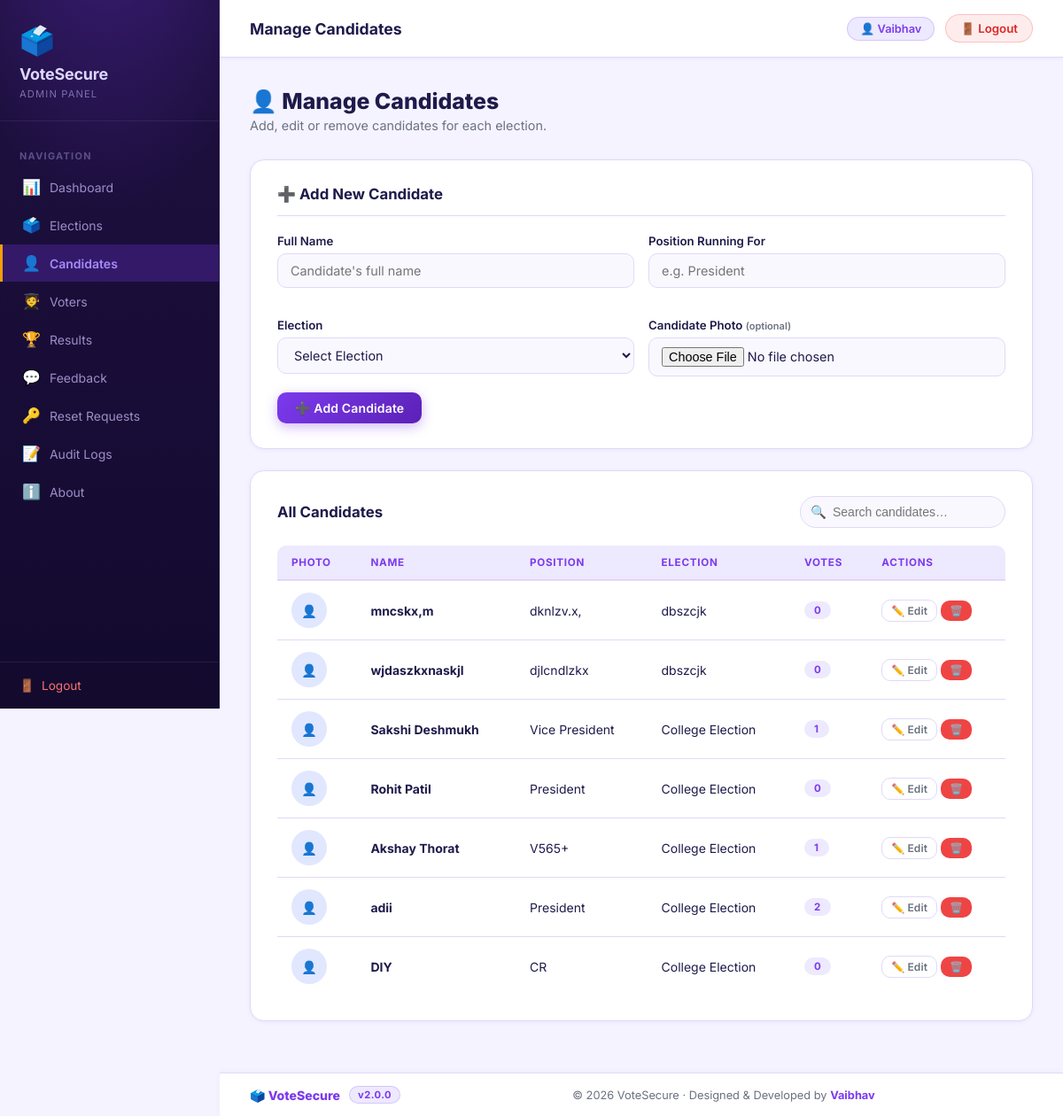
Screenshot of /admin/manage_candidates.php (signed in) with the database file from the repository.
### tables this page shows
CREATE TABLE `candidates` (
  `id` int(11) NOT NULL,
  `name` varchar(100) NOT NULL,
  `position` varchar(100) NOT NULL,
  `election_id` int(11) NOT NULL,
  `image` varchar(255) DEFAULT NULL
);

CREATE TABLE `elections` (
  `id` int(11) NOT NULL,
  `title` varchar(255) NOT NULL,
  `type` varchar(100) NOT NULL,
  `start_date` date NOT NULL,
  `end_date` date NOT NULL,
  `status` varchar(20) DEFAULT 'Inactive',
  `winner_id` int(11) DEFAULT NULL
);

### admin/manage_candidates.php (the view, shortened to what this page needs)
<?php
include("../config/database.php");
$candidates = $conn->query(
    "SELECT c.*, e.title as election_title,
            (SELECT COUNT(*) FROM votes WHERE candidate_id=c.id) as vote_count
     FROM candidates c
     JOIN elections e ON c.election_id=e.id
     ORDER BY c.id DESC"
)->fetch_all(MYSQLI_ASSOC);
$edit_data = null;
include("includes/header.php");
?>
<h1 class="page-title">👤 Manage Candidates</h1>
<p class="page-subtitle">Add, edit or remove candidates for each election.</p>
<div class="card">
    <div class="card-title"><?php echo $edit_data ? '✏️ Edit Candidate' : '➕ Add New Candidate'; ?></div>
    <?php if($edit_data): ?>
    <form method="POST">
        <input type="hidden" name="id" value="<?php echo $edit_data['id']; ?>">
        <div class="form-grid">
            <div class="form-group">
                <label for="edit_name">Full Name</label>
                <input type="text" id="edit_name" name="name" required
                       value="<?php echo htmlspecialchars($edit_data['name']); ?>">
            </div>
            <div class="form-group">
                <label for="edit_position">Position</label>
                <input type="text" id="edit_position" name="position" required
                       value="<?php echo htmlspecialchars($edit_data['position']); ?>">
            </div>
        </div>
        <button name="update_candidate" class="btn btn-primary">💾 Save Changes</button>
        <a href="manage_candidates.php" class="btn btn-outline" style="margin-left:8px;">Cancel</a>
    </form>
    <?php else: ?>
    <form method="POST" enctype="multipart/form-data">
        <div class="form-grid">
            <div class="form-group">
                <label for="name">Full Name</label>
                <input type="text" id="name" name="name" placeholder="Candidate's full name" required>
            </div>
            <div class="form-group">
                <label for="position">Position Running For</label>
                <input type="text" id="position" name="position" placeholder="e.g. President" required>
            </div>
            <div class="form-group">
                <label for="election_id">Election</label>
                <select id="election_id" name="election_id" required>
                    <option value="">Select Election</option>
                </select>
            </div>
            <div class="form-group">
                <label for="image">Candidate Photo <small class="text-muted">(optional)</small></label>
                <input type="file" id="image" name="image" accept="image/*">
            </div>
        </div>
        <button name="add_candidate" class="btn btn-primary">➕ Add Candidate</button>
    </form>
    <?php endif; ?>
</div>
<div class="card">
    <div class="actions-row">
        <div class="card-title" style="margin:0;border:none;padding:0;">All Candidates</div>
        <div class="search-bar">
            <span class="search-icon">🔍</span>
            <input type="text" id="searchBox" placeholder="Search candidates…">
        </div>
    </div>
    <div class="table-wrap">
        <table class="data-table" id="candidateTable">
            <thead>
                <tr>
                    <th>Photo</th><th>Name</th><th>Position</th>
                    <th>Election</th><th>Votes</th><th>Actions</th>
                </tr>
            </thead>
            <tbody>
            <?php if(empty($candidates)): ?>
                <tr><td colspan="6" style="text-align:center;color:#64748b;padding:24px;">No candidates yet.</td></tr>
            <?php else: ?>
            <?php foreach($candidates as $row): ?>
                <tr>
                    <td>
                        <?php if(!empty($row['image'])): ?>
                            <div style="width:40px;height:40px;border-radius:50%;background:#e0e7ff;display:none;align-items:center;justify-content:center;">👤</div>
                        <?php else: ?>
                            <div style="width:40px;height:40px;border-radius:50%;background:#e0e7ff;display:flex;align-items:center;justify-content:center;">👤</div>
                        <?php endif; ?>
                    </td>
                    <td><strong><?php echo htmlspecialchars($row['name']); ?></strong></td>
                    <td><?php echo htmlspecialchars($row['position']); ?></td>
                    <td><?php echo htmlspecialchars($row['election_title']); ?></td>
                    <td><span class="badge badge-info"><?php echo $row['vote_count']; ?></span></td>
                    <td>
                        <a href="?edit=<?php echo $row['id']; ?>" class="btn btn-outline btn-xs">✏️ Edit</a>
                        <a href="?delete=<?php echo $row['id']; ?>"
                           class="btn btn-danger btn-xs"
                           onclick="return confirm('Delete this candidate?')">🗑️</a>
                    </td>
                </tr>
            <?php endforeach; ?>
            <?php endif; ?>
            </tbody>
        </table>
    </div>
</div>
<?php include("includes/footer.php"); ?>

### assets/css/admin.css (style rules this page uses)
:root { --primary: #7c3aed; --primary-dark: #6d28d9; --primary-deeper: #5b21b6; --primary-light: #ede9fe; --primary-glow: rgba(124, 58, 237, .22); --accent: #f59e0b; --accent-dark: #d97706; --accent-light: #fef3c7; --success: #10b981; --success-dark: #059669; --danger: #ef4444; --danger-dark: #dc2626; --warning: #f59e0b; --sidebar-bg: #1e1040; --sidebar-w: 248px; --text-main: #1e1b4b; --text-muted: #6b7280; --bg-page: #f5f3ff; --bg-card: #ffffff; --border: #e0d9f7; --radius-sm: 10px; --radius-md: 16px; --radius-lg: 22px; --shadow-sm: 0 1px 4px rgba(124, 58, 237, .08); --shadow-md: 0 4px 18px rgba(124, 58, 237, .13); --shadow-lg: 0 12px 44px rgba(124, 58, 237, .18); --transition: 0.22s ease; }
*, *::before, *::after { box-sizing: border-box; margin: 0; padding: 0; }
body { font-family: 'Inter', Arial, sans-serif; background: var(--bg-page); color: var(--text-main); min-height: 100vh; display: flex; }
a { color: var(--primary); text-decoration: none; }
.page-title { font-size: 1.55rem; font-weight: 800; color: var(--text-main); margin-bottom: 4px; }
.page-subtitle { font-size: .9rem; color: var(--text-muted); margin-bottom: 30px; }
.card { background: var(--bg-card); border: 1px solid var(--border); border-radius: var(--radius-md); padding: 28px 30px; box-shadow: var(--shadow-sm); margin-bottom: 24px; }
.card-title { font-size: 1.05rem; font-weight: 700; color: var(--text-main); margin-bottom: 20px; padding-bottom: 14px; border-bottom: 1px solid var(--border); display: flex; align-items: center; gap: 8px; }
.form-grid { display: grid; grid-template-columns: 1fr 1fr; gap: 16px; }
.form-group { margin-bottom: 18px; }
.form-group label { display: block; font-size: .83rem; font-weight: 600; color: var(--text-main); margin-bottom: 6px; }
.form-group input, .form-group textarea, .form-group select { width: 100%; padding: 10px 14px; border: 1.5px solid var(--border); border-radius: var(--radius-sm); font-size: .9rem; font-family: inherit; color: var(--text-main); background: #faf8ff; transition: border-color var(--transition), box-shadow var(--transition); outline: none; }
.btn { display: inline-flex; align-items: center; gap: 6px; padding: 9px 20px; border-radius: var(--radius-sm); font-size: .875rem; font-weight: 600; cursor: pointer; border: none; text-decoration: none; transition: background var(--transition), transform var(--transition), box-shadow var(--transition); font-family: inherit; letter-spacing: .01em; }
.btn-primary { background: linear-gradient(135deg, var(--primary), var(--primary-deeper)); color: #fff; box-shadow: 0 4px 14px rgba(124, 58, 237, .35); }
.btn-danger { background: var(--danger); color: #fff; }
.btn-outline { background: transparent; border: 1.5px solid var(--border); color: var(--text-muted); }
.btn-xs { padding: 4px 10px; font-size: .75rem; }
.table-wrap { overflow-x: auto; border-radius: var(--radius-sm); }
table.data-table { width: 100%; border-collapse: collapse; font-size: .875rem; }
table.data-table th { background: var(--primary-light); padding: 12px 16px; text-align: left; font-size: .73rem; font-weight: 700; color: var(--primary); text-transform: uppercase; letter-spacing: .06em; border-bottom: 2px solid rgba(124, 58, 237, .15); }
table.data-table td { padding: 13px 16px; border-bottom: 1px solid var(--border); color: var(--text-main); vertical-align: middle; }
table.data-table tr:last-child td { border-bottom: none; }
.badge { display: inline-block; padding: 3px 11px; border-radius: 50px; font-size: .72rem; font-weight: 700; text-transform: uppercase; letter-spacing: .04em; }
.badge-info { background: var(--primary-light); color: var(--primary); }
.search-bar { position: relative; max-width: 300px; }
.search-bar input { width: 100%; padding: 9px 13px 9px 36px; border: 1.5px solid var(--border); border-radius: 50px; font-size: .875rem; outline: none; transition: border-color var(--transition), box-shadow var(--transition); background: #faf8ff; }
.search-bar .search-icon { position: absolute; left: 12px; top: 50%; transform: translateY(-50%); color: var(--text-muted); font-size: .9rem; }
.actions-row { display: flex; align-items: center; justify-content: space-between; gap: 12px; margin-bottom: 20px; flex-wrap: wrap; }
.text-muted { color: var(--text-muted); }

### rows the page displays
candidates: name "mncskx,m", position "dknlzv.x,", election.title "dbszcjk", vote_count "0"
candidates: name "wjdaszkxnaskjl", position "djlcndlzkx", election.title "dbszcjk", vote_count "0"
candidates: name "Sakshi Deshmukh", position "Vice President", election.title "College Election", vote_count "1"
candidates: name "Rohit Patil", position "President", election.title "College Election", vote_count "0"
candidates: name "Akshay Thorat", position "V565+", election.title "College Election", vote_count "1"
candidates: name "adii", position "President", election.title "College Election", vote_count "2"
candidates: name "DIY", position "CR", election.title "College Election", vote_count "0"

### other values shown
$item['icon'] "📊"
$item['label'] "Dashboard"
$item['icon'] "🗳️"
$item['label'] "Elections"
$item['icon'] "👤"
$item['label'] "Candidates"
$item['icon'] "🧑‍🎓"
$item['label'] "Voters"
$item['icon'] "🏆"
$item['label'] "Results"
$item['icon'] "💬"
$item['label'] "Feedback"
$item['icon'] "🔑"
$item['label'] "Reset Requests"
$item['icon'] "📝"
